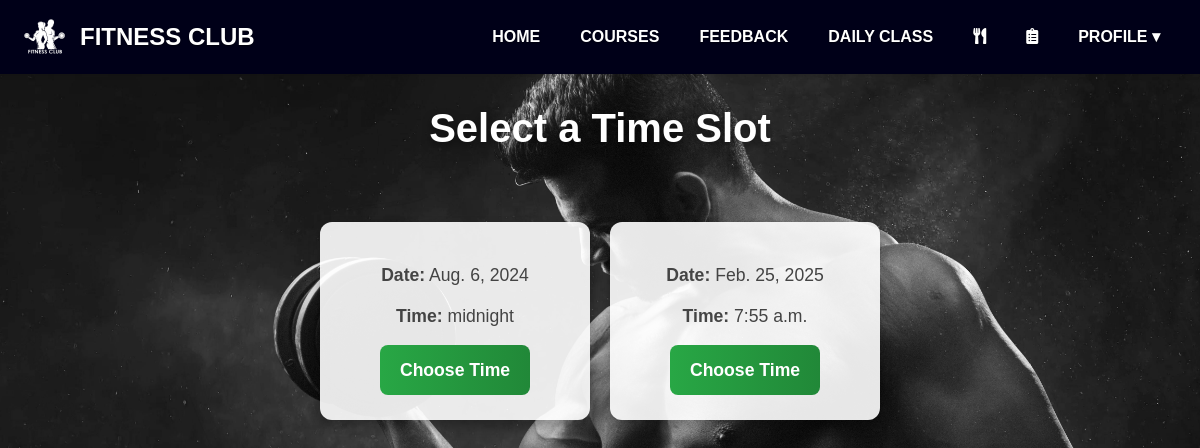
Screenshot of /timeslots/3/ (signed in) with the database file from the repository.
### gymapp/models.py (models this page shows, shortened)
class TimeSlot(models.Model):
    trainer = models.ForeignKey(Trainer, on_delete=models.CASCADE)
    date = models.DateField()
    time = models.TimeField()
    is_available = models.BooleanField(default=True)

### gymapp/views.py (the view)
# urls.py: path('timeslots/<int:trainer_id>/', views.timeslot_list, name='timeslot_list'),
def timeslot_list(request, trainer_id):
    timeslots = TimeSlot.objects.filter(trainer_id=trainer_id, is_available=True)
    request.session['trainer_id'] = trainer_id
    return render(request, 'timeslot_list.html', {'timeslots': timeslots})

### gymapp/templates/timeslot_list.html (shortened to what this page needs)
{% extends 'base.html' %}
{% load static %}
{% block content %}
    <h2>Select a Time Slot</h2>
    <div class="timeslot-container">
        {% for timeslot in timeslots %}
        <div class="timeslot-card">
            <p><strong>Date:</strong> {{ timeslot.date }}</p>
            <p><strong>Time:</strong> {{ timeslot.time }}</p>
            <a href="{% url 'payment' timeslot.id %}">Choose Time</a>
        </div>
        {% endfor %}
    </div>
{% endblock %}

### gymapp/templates/base.html (style rules this page uses)
body { font-family: 'Arial', sans-serif; margin: 0; padding: 0; background-color: #f4f4f4; overflow-x: hidden; }

### rows the page displays
TimeSlot: date "Aug. 6, 2024", time "midnight"
TimeSlot: date "Feb. 25, 2025", time "7:55 a.m."
